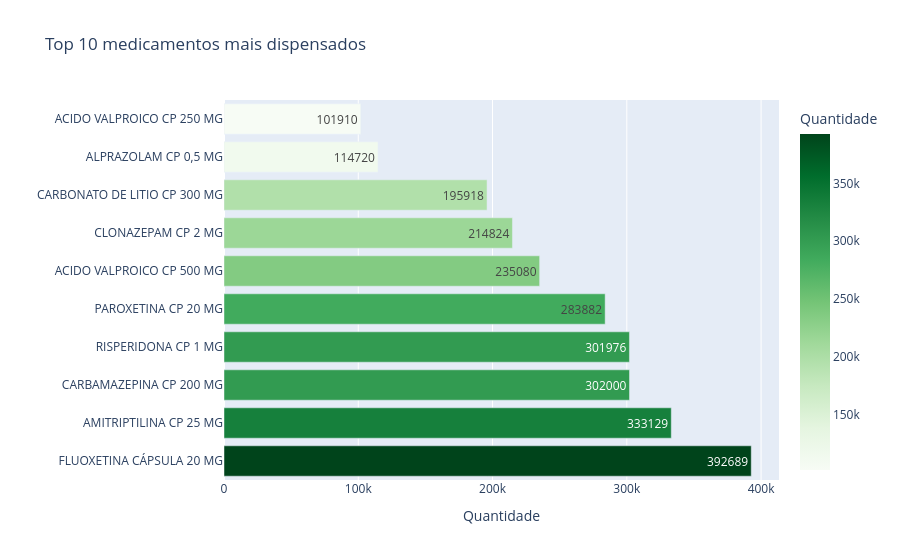

The notebook cell this image was saved under:
### Code cell
#Gráfico de barras com os medicamentos mais dispensado por quantidade
top_10_df = top_10.reset_index()
px.bar(top_10_df,x='Quantidade', y='Medicamento', orientation='h', title='Top 10 medicamentos mais dispensados',labels={'Medicamento' :''}, text='Quantidade', color='Quantidade', color_continuous_scale='Greens')

### Figure 1 — Plotly figure (JSON) as saved in the notebook; plotly's stock layout.template omitted (floating-point values rounded to 4 significant figures)
{"data": [{"hovertemplate": "Quantidade=%{marker.color}<br>=%{y}<extra></extra>", "legendgroup": "", "marker": {"color": [392700.0, 333100.0, 302000.0, 302000.0, 283900.0, 235100.0, 214800.0, 195900.0, 114700.0, 101900.0], "coloraxis": "coloraxis", "pattern": {"shape": ""}}, "name": "", "orientation": "h", "showlegend": false, "text": [392700.0, 333100.0, 302000.0, 302000.0, 283900.0, 235100.0, 214800.0, 195900.0, 114700.0, 101900.0], "textposition": "auto", "type": "bar", "x": [392700.0, 333100.0, 302000.0, 302000.0, 283900.0, 235100.0, 214800.0, 195900.0, 114700.0, 101900.0], "xaxis": "x", "y": ["FLUOXETINA CÁPSULA 20 MG", "AMITRIPTILINA CP 25 MG", "CARBAMAZEPINA CP 200 MG", "RISPERIDONA CP 1 MG", "PAROXETINA CP 20 MG", "ACIDO VALPROICO CP 500 MG", "CLONAZEPAM CP 2 MG", "CARBONATO DE LITIO CP 300 MG", "ALPRAZOLAM CP 0,5 MG", "ACIDO VALPROICO CP 250 MG"], "yaxis": "y"}], "layout": {"barmode": "relative", "coloraxis": {"colorbar": {"title": {"text": "Quantidade"}}, "colorscale": [[0, "rgb(247,252,245)"], [0.125, "rgb(229,245,224)"], [0.25, "rgb(199,233,192)"], [0.375, "rgb(161,217,155)"], [0.5, "rgb(116,196,118)"], [0.625, "rgb(65,171,93)"], [0.75, "rgb(35,139,69)"], [0.875, "rgb(0,109,44)"], [1, "rgb(0,68,27)"]]}, "legend": {"tracegroupgap": 0}, "title": {"text": "Top 10 medicamentos mais dispensados"}, "xaxis": {"anchor": "y", "domain": [0, 1], "title": {"text": "Quantidade"}}, "yaxis": {"anchor": "x", "domain": [0, 1], "title": {"text": ""}}}}
